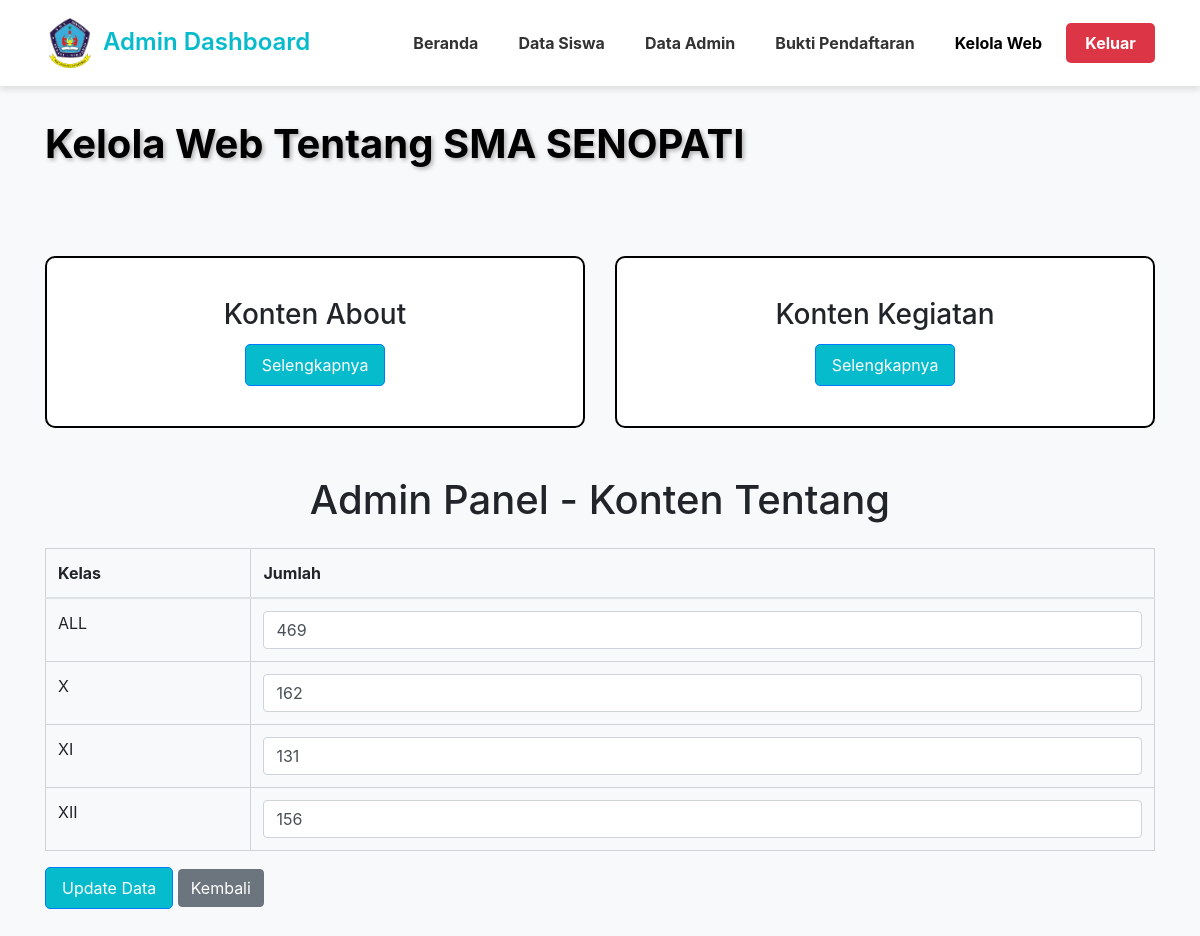
The app's page /admin_tentang.php (signed in) with its own data.
### tables this page shows
CREATE TABLE `data_siswa` (
  `id` int(11) NOT NULL,
  `kelas` varchar(50) NOT NULL,
  `jumlah` int(11) NOT NULL
);

### admin_tentang.php (the view, shortened to what this page needs)
<?php include "koneksi.php" ;
$result = $conn->query("SELECT * FROM data_siswa");
$data = $result->fetch_all(MYSQLI_ASSOC);
?>
<!DOCTYPE html>
<html lang="en">
<head>
    <link rel="stylesheet" href="https://stackpath.bootstrapcdn.com/bootstrap/4.5.2/css/bootstrap.min.css">
</head>
<body>
 <nav class="navbar">
        <div class="container">
            <div class="d-flex justify-content-between align-items-center w-100">
                <div class="navbar-brand">
                    <img src="img/LOGO_SMA.gif" alt="SMA SENOPATI Logo">
                    <h2>Admin Dashboard</h2>
                </div>
                <div class="nav-wrapper" id="navWrapper">
                    <a href="beranda.php" class="nav-link">Beranda</a>
                    <a href="data_siswa.php" class="nav-link">Data Siswa</a>
                    <a href="admin_menejemen.php" class="nav-link">Data Admin</a>
                    <a href="adminUpload.php" class="nav-link">Bukti Pendaftaran</a>
                    <div class="dropdown">
                        <span class="dropdown-btn">Kelola Web</span>
                    </div>
                    <a href="logout.php" class="logout-btn">Keluar</a>
                </div>
            </div>
        </div>
    </nav>
   <header class="admin-header py-5">
        <div class="container">
            <h1 class="display-6 fw-bold">Kelola Web Tentang SMA SENOPATI</h1>
        </div>
    </header>
    <div class="container mt-4">
        <div class="row justify-content-center g-4">
            <div class="col-md-6">
                <div class="card text-center bordered-card">
                    <div class="card-body">
                        <h3 class="card-title">Konten About</h3>
                        <a href="konten_about2.php" class="btn btn-primary">Selengkapnya</a>
                    </div>
                </div>
            </div>
            <div class="col-md-6">
                <div class="card text-center bordered-card">
                    <div class="card-body">
                        <h3 class="card-title">Konten Kegiatan</h3>
                        <a href="konten_kegiatan.php" class="btn btn-primary">Selengkapnya</a>
                    </div>
                </div>
            </div>
        </div>
    </div>
    <div class="container py-5">
        <h1 class="text-center mb-4">Admin Panel - Konten Tentang</h1>
        <form method="POST">
            <table class="table table-bordered">
                <thead>
                    <tr>
                        <th>Kelas</th>
                        <th>Jumlah</th>
                    </tr>
                </thead>
                <tbody>
                    <?php foreach ($data as $item): ?>
                    <tr>
                        <td><?php echo $item['kelas']; ?></td>
                        <td>
                            <input type="number" name="jumlah[]" class="form-control" value="<?php echo $item['jumlah']; ?>">
                        </td>
                    </tr>
                    <?php endforeach; ?>
                </tbody>
            </table>
            <button type="submit" class="btn btn-primary">Update Data</button>
            <a href="#.php" class="btn btn-secondary">Kembali</a>
        </form>
    </div>
</body>
</html>

### admin_tentang.php (style rules this page uses)
body { background-color: #f8f9fa; }
.navbar { background-color: white; box-shadow: 0 4px 6px rgba(0,0,0,0.1); padding: 0.8rem 0; position: fixed; top: 0; width: 100%; z-index: 1000; }
.navbar-brand { display: flex; align-items: center; gap: 0.5rem; }
.navbar-brand img { width: 50px; height: 50px; object-fit: contain; }
.navbar-brand h2 { margin: 0; color: #06BBCC; font-weight: 600; font-size: clamp(1.2rem, 3vw, 1.5rem); }
.nav-wrapper { display: flex; align-items: center; gap: 0.5rem; font-weight: bold; }
.nav-link { color: #333; text-decoration: none; padding: 0.5rem 1rem; border-radius: 5px; transition: all 0.3s ease; white-space: nowrap; }
.dropdown { position: relative; }
.dropdown-btn { color: black; padding: 0.5rem 1rem; border-radius: 5px; transition: all 0.3s ease; cursor: pointer; white-space: nowrap; }
.logout-btn { background-color: #dc3545; color: white; padding: 0.5rem 1.2rem; border-radius: 5px; text-decoration: none; transition: all 0.3s ease; white-space: nowrap; }
.admin-header { background-size: cover; background-position: center; padding: clamp(4rem, 10vw, 8rem) 0 clamp(2rem, 5vw, 4rem); margin-top: 72px; }
.admin-header h1 { font-size: clamp(1.8rem, 5vw, 2.5rem); font-weight: 700; margin-bottom: 1rem; text-shadow: 2px 2px 4px rgba(0,0,0,0.3); color: black; }
.card { transition: transform 0.3s ease, box-shadow 0.3s ease; }
.card a, .btn-primary { display: inline-block; background-color: #06BBCC; color: white; text-decoration: none; padding: 0.5rem 1rem; border-radius: 5px; transition: background-color 0.3s; }
.bordered-card { border: 2px solid black; padding: 20px; border-radius: 10px; }
.table { border: 1px solid #dee2e6; }
.table th, .table td { border: 1px solid #ced4da; }
.table thead th { border-bottom: 2px solid #dee2e6; }

### records on screen
data_siswa: kelas "ALL", jumlah "469"
data_siswa: kelas "X", jumlah "162"
data_siswa: kelas "XI", jumlah "131"
data_siswa: kelas "XII", jumlah "156"
